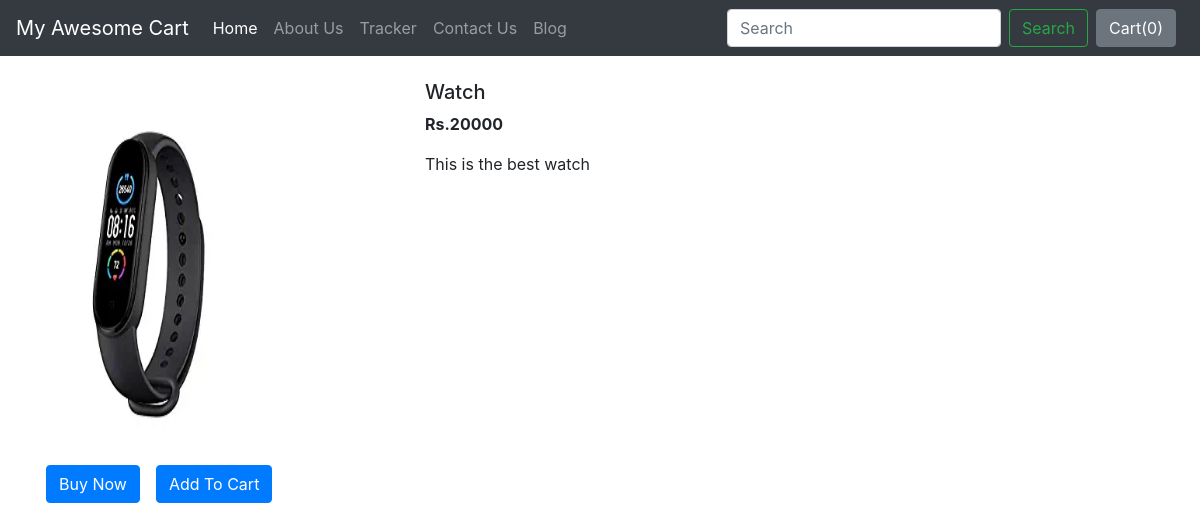
Page /shop/products/5 on the committed database.
### shop/models.py (models this page shows, shortened)
class Product(models.Model):
    product_id=models.AutoField
    product_name=models.CharField(max_length=50)
    category= models.CharField(max_length=50, default="")
    sub_category= models.CharField(max_length=50, default="")
    price=models.IntegerField(default=0)
    desc=models.CharField(max_length=300)
    pub_date=models.DateField()
    image= models.ImageField(upload_to="shop/images",default="")

### shop/views.py (the view)
# urls.py: path("products/<int:myid>", views.productView, name="ProductView"),
def productView(request, myid):
    product = Product.objects.filter(id=myid)
    return render(request, 'shop/prodView.html', {'product':product[0]})

### shop/Templates/shop/prodView.html (shortened to what this page needs)
{% extends 'shop/basic.html' %}
{% block body %}
<div class="container my-4">
    <div class="row">
    <div class="col-md-4">
    <div class="row">
        <img src="/media/{{product.image}}" width="233px" height="385px">
    </div>
        <div class="row">
            <button class="btn btn-primary mx-3">Buy Now</button>
            <button class="btn btn-primary">Add To Cart</button>
        </div>
    </div>
    <div class="col-md-8">
        <h5>{{product.product_name}}</h5>
        <p><b>Rs.{{product.price}} </b></p>
        <p>{{product.desc}}</p>
    </div>
    </div>
</div>
{% endblock %}

### shop/Templates/shop/basic.html (shortened to what this page needs)
<!doctype html>
<html lang="en">
  <head>
    <link rel="stylesheet" href="https://stackpath.bootstrapcdn.com/bootstrap/4.2.1/css/bootstrap.min.css">
  </head>
  <body>
    <nav class="navbar navbar-expand-lg navbar-dark bg-dark">
  <a class="navbar-brand" href="/shop">My Awesome Cart</a>
  <div class="collapse navbar-collapse" id="navbarSupportedContent">
    <ul class="navbar-nav mr-auto">
      <li class="nav-item active">
        <a class="nav-link" href="/shop">Home <span class="sr-only">(current)</span></a>
      </li>
      <li class="nav-item">
        <a class="nav-link" href="/shop/about">About Us</a>
      </li>
      <li class="nav-item">
        <a class="nav-link" href="/shop/tracker">Tracker</a>
      </li>
      <li class="nav-item">
        <a class="nav-link" href="/shop/contact">Contact Us</a>
      </li>
      <li class="nav-item">
        <a class="nav-link" href="/blog">Blog</a>
      </li>
    </ul>
    <form class="form-inline my-2 my-lg-0" method="get" action="/shop/search">
      <input class="form-control mr-sm-2" type="search" placeholder="Search" aria-label="Search" name="search" id="search">
      <button class="btn btn-outline-success my-2 my-sm-0" type="submit">Search</button>
    </form>
    <button type="button" class="btn btn-secondary mx-2" id="popcart" data-container="body" data-toggle="popover" data-placement="bottom" data-html="true" data-content="Vivamus
sagittis lacus vel augue laoreet rutrum faucibus.">
  Cart(<span id="cart">0</span>)
</button>
  </div>
</nav>
  {% block body %} {% endblock %}
  </body>
</html>

### rows in the picture
Product: image (picture), product_name "Watch", price "20000", desc "This is the best watch"
